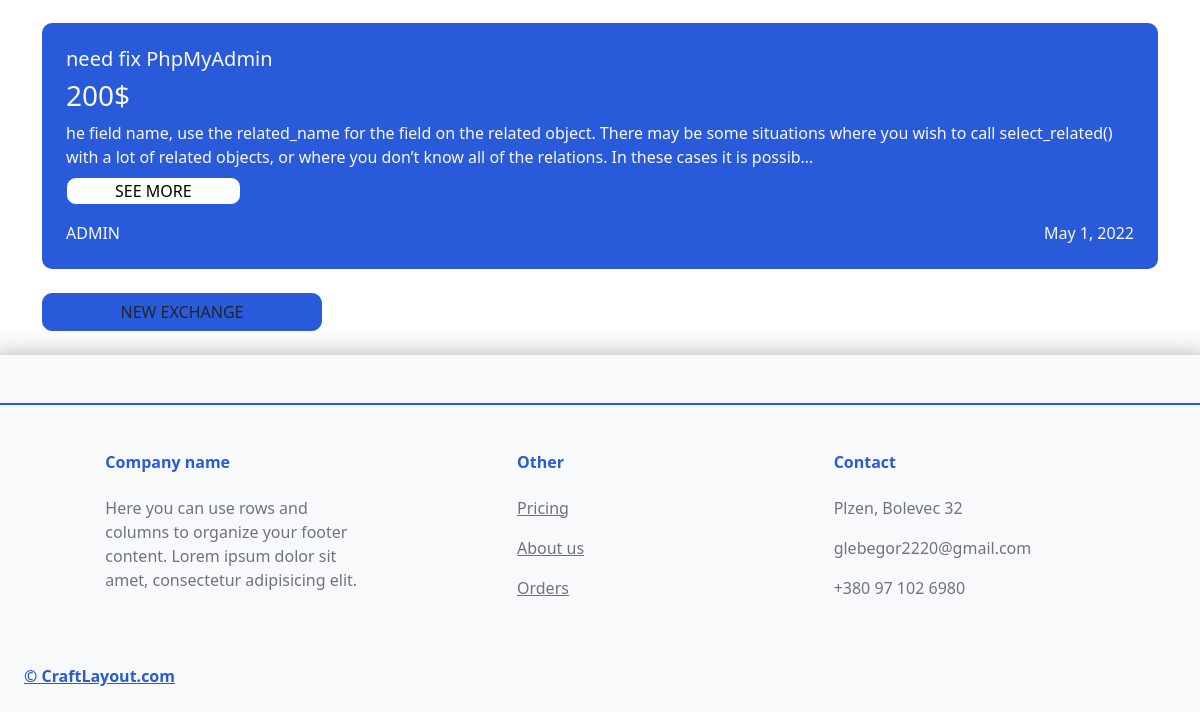
The page /profile/ (signed in, lower part) on the database as committed earlier.
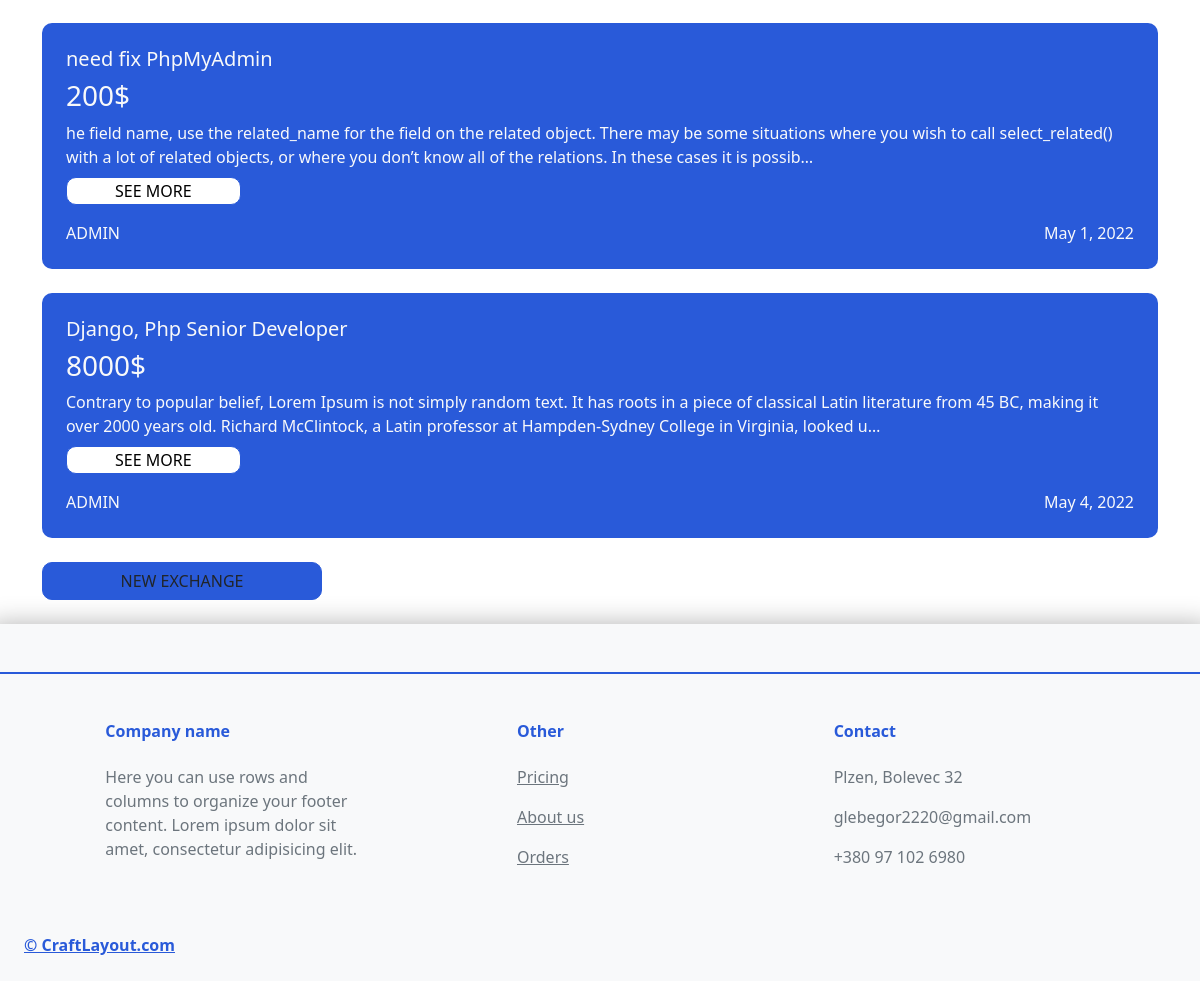
The same page on the database as committed later.
### exchange/models.py (models this page shows, shortened)
class Exchange(models.Model):
    user = models.ForeignKey(User, on_delete=models.CASCADE)
    title = models.CharField(max_length=255)
    salary = models.CharField(default='Agreements' ,max_length=255)
    text = models.TextField()
    technologies = models.CharField(max_length=255, default=' ')
    date = models.DateField(default=timezone.now)
    id = models.AutoField(primary_key=True)

### users/views.py (the view)
# urls.py: path('profile/', profile, name='profile'),
def profile(request):
    ExchangeOrd = Exchange.objects.filter(user=request.user)
    data = {'ExchangeOrd': ExchangeOrd,}
    return render(request, 'users/profile.html', data)

### users/templates/users/profile.html (shortened to what this page needs)
{% extends 'services/main-layout.html' %}
{% load static %}
{% block content%}
    <div style='min-height:800px;' class='container'>
        {% for order in ExchangeOrd%}
            <div class='orderExchange mt-4 p-4 text-light'>
                <div class="d-flex justify-content-between">
                    <div>
                        <div class="h5">{{ order.title}}</div>
                        <div class="h3">{{ order.salary}}</div>
                    </div>
                </div>
                <div class="">{{ order.text|truncatechars:250}}</div>
                <a href={% url 'exchange'%}{{ order.id }}><button class="btnExchange text-uppercase my-2 px-5">See more</button></a>
                <div class="d-flex justify-content-between pt-2">
                    <div class="text-uppercase">{{ order.user}}</div>
                    <div class="">{{ order.date}}</div>
                </div>
            </div>
        {% endfor%}
        <a href={% url 'createOrder'%}><button class="btn px-5 my-4 flare-button h-100">new exchange</button></a>
    </div>
{% endblock%}

Rows that differ between the two databases and show on the page:
added Exchange: title "Django, Php Senior Developer", salary "8000$", text "Contrary to popular belief, Lorem Ipsum is not simply random text. It has roots in a piece of classical Latin literature from 45 BC, making it over 2000 years old. Richard McClintock, a Latin professor at Hampden-Sydney College in Virginia, looked u…", user "ADMIN", date "May 4, 2022"
